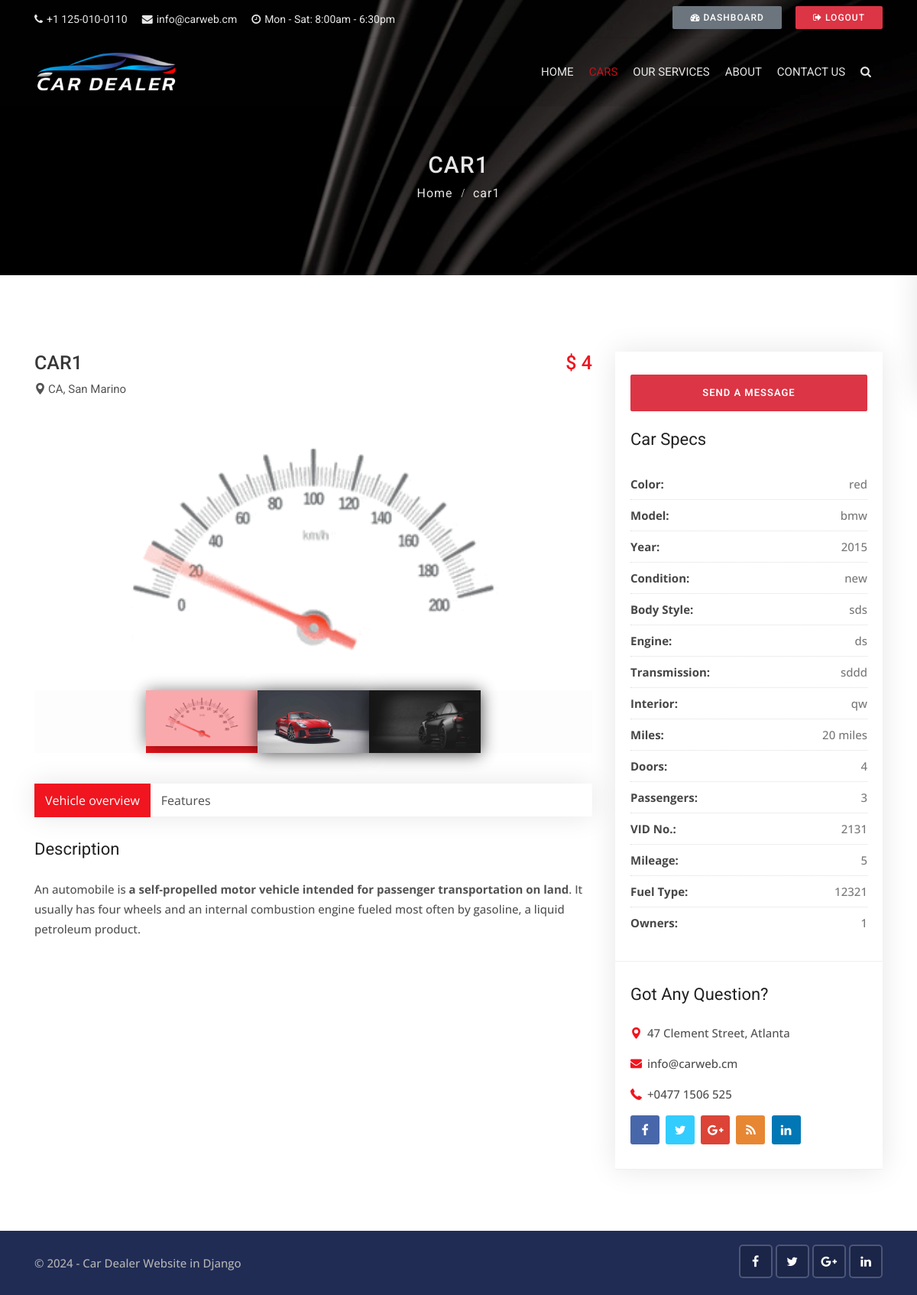
Page /cars/1 (signed in) on the committed database.
### cars/models.py (models this page shows, shortened)
class Car(models.Model):
    state_choice = (
        ('AL', 'Alabama'),
        ('AK', 'Alaska'),
        ('AZ', 'Arizona'),
        ('AR', 'Arkansas'),
        ('CA', 'California'),
        ('CO', 'Colorado'),
        ('CT', 'Connecticut'),
        ('DE', 'Delaware'),
        ('DC', 'District Of Columbia'),
        ('FL', 'Florida'),
        ('GA', 'Georgia'),
        ('HI', 'Hawaii'),
        ('ID', 'Idaho'),
        ('IL', 'Illinois'),
        ('IN', 'Indiana'),
        ('IA', 'Iowa'),
        ('KS', 'Kansas'),
        ('KY', 'Kentucky'),
        ('LA', 'Louisiana'),
        ('ME', 'Maine'),
        ('MD', 'Maryland'),
        ('MA', 'Massachusetts'),
        ('MI', 'Michigan'),
        ('MN', 'Minnesota'),
        ('MS', 'Mississippi'),
        ('MO', 'Missouri'),
        ('MT', 'Montana'),
        ('NE', 'Nebraska'),
        ('NV', 'Nevada'),
        ('NH', 'New Hampshire'),
        ('NJ', 'New Jersey'),
        ('NM', 'New Mexico'),
        ('NY', 'New York'),
        ('NC', 'North Carolina'),
        ('ND', 'North Dakota'),
        ('OH', 'Ohio'),
        ('OK', 'Oklahoma'),
        ('OR', 'Oregon'),
        ('PA', 'Pennsylvania'),
        ('RI', 'Rhode Island'),
        ('SC', 'South Carolina'),
        ('SD', 'South Dakota'),
        ('TN', 'Tennessee'),
        ('TX', 'Texas'),
        ('UT', 'Utah'),
        ('VT', 'Vermont'),
        ('VA', 'Virginia'),
        ('WA', 'Washington'),
        ('WV', 'West Virginia'),
        ('WI', 'Wisconsin'),
        ('WY', 'Wyoming'),
    )
    year_choice = []
    for r in range(2000, (datetime.now().year+1)):
        year_choice.append((r,r))
    features_choices = (
        ('Cruise Control', 'Cruise Control'),
        ('Audio Interface', 'Audio Interface'),
        ('Airbags', 'Airbags'),
        ('Air Conditioning', 'Air Conditioning'),
        ('Seat Heating', 'Seat Heating'),
        ('Alarm System', 'Alarm System'),
        ('ParkAssist', 'ParkAssist'),
        ('Power Steering', 'Power Steering'),
        ('Reversing Camera', 'Reversing Camera'),
        ('Direct Fuel Injection', 'Direct Fuel Injection'),
        ('Auto Start/Stop', 'Auto Start/Stop'),
        ('Wind Deflector', 'Wind Deflector'),
        ('Bluetooth Handset', 'Bluetooth Handset'),
    )
    door_choices = (
        ('2', '2'),
        ('3', '3'),
        ('4', '4'),
        ('5', '5'),
        ('6', '6'),
    )
    car_title = models.CharField(max_length=255)
    state = models.CharField(choices=state_choice, max_length=100)
    city = models.CharField(max_length=100)
    color = models.CharField(max_length=100)
    model = models.CharField(max_length=100)
    year = models.IntegerField(('year'), choices=year_choice)
    condition = models.CharField(max_length=100)
    price = models.IntegerField()
    description = RichTextField()
    car_photo = models.ImageField(upload_to='photos/%Y/%m/%d/')
    car_photo_1 = models.ImageField(upload_to='photos/%Y/%m/%d/', blank=True)
    car_photo_2 = models.ImageField(upload_to='photos/%Y/%m/%d/', blank=True)
    car_photo_3 = models.ImageField(upload_to='photos/%Y/%m/%d/', blank=True)
    car_photo_4 = models.ImageField(upload_to='photos/%Y/%m/%d/', blank=True)
    features = MultiSelectField(choices=features_choices)
    body_style = models.CharField(max_length=100)
    engine = models.CharField(max_length=100)
    transmission = models.CharField(max_length=100)
    interior = models.CharField(max_length=100)
    miles = models.IntegerField()
    doors = models.CharField(choices=door_choices, max_length=10)
    passengers = models.IntegerField()
    vin_no = models.CharField(max_length=100)
    milage = models.IntegerField()
    fuel_type = models.CharField(max_length=50)
    no_of_owners = models.CharField(max_length=100)
    is_featured = models.BooleanField(default=False)
    created_date = models.DateTimeField(default=datetime.now, blank=True)

### cars/views.py (the view)
# urls.py: path('<int:id>', views.car_detail, name='car_detail'),
def car_detail(request, id):
    single_car = get_object_or_404(Car, pk=id)
    data = {
        'single_car': single_car,
    }
    return render(request, 'cars/car_detail.html', data)

### templates/cars/car_detail.html (shortened to what this page needs)
{% extends 'base.html' %}
{% block content %}
{% load static %}
{% load humanize %}
<div class="sub-banner overview-bgi">
    <div class="container breadcrumb-area">
        <div class="breadcrumb-areas">
            <h1>{{single_car.car_title}}</h1>
            <ul class="breadcrumbs">
                <li><a href="index.html">Home</a></li>
                <li class="active">{{single_car.car_title}}</li>
            </ul>
        </div>
    </div>
</div>
<div class="car-details-page content-area-6">
    <div class="container">
        <div class="row">
            <div class="col-lg-8 col-md-12 col-xs-12">
                <div class="car-details-section">
                    <div class="heading-car clearfix">
                        <div class="pull-left">
                            <h3>{{single_car.car_title}}</h3>
                            <h6>
                                <i class="flaticon-pin"></i>{{single_car.state}}, {{single_car.city}}
                            </h6>
                        </div>
                        <div class="pull-right">
                            <h3><span>$ {{single_car.price | intcomma}}</span></h3>
                        </div>
                    </div>
                    <div id="carDetailsSlider" class="carousel car-details-sliders slide mb-40">
                        <div class="carousel-inner">
                            <div class="active item carousel-item" data-slide-number="0">
                                <img src="{{single_car.car_photo.url}}" class="img-fluid" alt="slider-car">
                            </div>
                        </div>
                        <div class="carousel-indicators-section clearfix">
                            <ul class="carousel-indicators car-properties list-inline nav nav-justified">
                                <li class="list-inline-item active">
                                    <a id="carousel-selector-0" class="selected" data-slide-to="0" data-target="#carDetailsSlider">
                                        <img src="{{single_car.car_photo.url}}" class="img-fluid" alt="small-car">
                                    </a>
                                </li>
                                {% if single_car.car_photo_1 %}
                                <li class="list-inline-item">
                                    <a id="carousel-selector-1" data-slide-to="1" data-target="#carDetailsSlider">
                                        <img src="{{single_car.car_photo_1.url}}" class="img-fluid" alt="small-car">
                                    </a>
                                </li>
                                {% endif %}
                                {% if single_car.car_photo_2 %}
                                <li class="list-inline-item">
                                    <a id="carousel-selector-2" data-slide-to="2" data-target="#carDetailsSlider">
                                        <img src="{{single_car.car_photo_2.url}}" class="img-fluid" alt="small-car">
                                    </a>
                                </li>
                                {% endif %}
                            </ul>
                        </div>
                    </div>
                    <div class="tabbing tabbing-box mb-40">
                        <ul class="nav nav-tabs" id="carTab" role="tablist">
                            <li class="nav-item">
                                <a class="nav-link active show" id="one-tab" data-toggle="tab" href="#one" role="tab" aria-controls="one" aria-selected="false">Vehicle overview</a>
                            </li>
                            <li class="nav-item">
                                <a class="nav-link" id="two-tab" data-toggle="tab" href="#two" role="tab" aria-controls="two" aria-selected="false">Features</a>
                            </li>
                        </ul>
                        <div class="tab-content" id="carTabContent">
                            <div class="tab-pane fade active show" id="one" role="tabpanel" aria-labelledby="one-tab">
                                <div class="car-description mb-50">
                                    <h3 class="heading-2">
                                        Description
                                    </h3>
                                    <p>
                                      {{single_car.description | safe }}
                                    </p>
                                </div>
                            </div>
                        </div>
                    </div>
                </div>
            </div>
            <div class="col-lg-4 col-md-12">
                <div class="sidebar-right">
                    <div class="widget advanced-search d-none-992">
                        <button class="btn btn-danger bomd btn-block btn-lg" data-toggle="modal" data-target="#inquiryModal">Send a Message</button>
                        <br>
                        <h3 class="sidebar-title">Car Specs</h3>
                        <ul>
                            <li>
                                <span><b>Color:</b> </span>{{single_car.color}}
                            </li>
                            <li>
                                <span><b>Model:</b> </span>{{single_car.model}}
                            </li>
                            <li>
                                <span><b>Year:</b> </span>{{single_car.year}}
                            </li>
                            <li>
                                <span><b>Condition:</b> </span>{{single_car.condition}}
                            </li>
                            <li>
                                <span><b>Body Style:</b> </span>{{single_car.body_style}}
                            </li>
                            <li>
                                <span><b>Engine:</b> </span>{{single_car.engine}}
                            </li>
                            <li>
                                <span><b>Transmission:</b> </span>{{single_car.transmission}}
                            </li>
                            <li>
                                <span><b>Interior:</b> </span>{{single_car.interior}}
                            </li>
                            <li>
                                <span><b>Miles:</b> </span>{{single_car.miles | intcomma}} miles
                            </li>
                            <li>
                                <span><b>Doors:</b> </span>{{single_car.doors}}
                            </li>
                            <li>
                                <span><b>Passengers:</b> </span>{{single_car.passengers}}
                            </li>
                            <li>
                                <span><b>VID No.:</b> </span>{{single_car.vin_no}}
                            </li>
                            <li>
                                <span><b>Mileage:</b> </span>{{single_car.milage}}
                            </li>
                            <li>
                                <span><b>Fuel Type:</b> </span>{{single_car.fuel_type}}
                            </li>
                            <li>
                                <span><b>Owners:</b> </span>{{single_car.no_of_owners}}
                            </li>
                        </ul>
                    </div>
                    <div class="widget question">
                        <h5 class="sidebar-title">Got Any Question?</h5>
                        <ul class="contact-info">
                            <li>
                                <i class="flaticon-pin"></i>47 Clement Street, Atlanta
                            </li>
                            <li>
                                <i class="flaticon-mail"></i><a href="mailto:info@carweb.cm">info@carweb.cm</a>
                            </li>
                            <li>
                                <i class="flaticon-phone"></i><a href="tel:+0477-85x6-552">+0477 1506 525</a>
                            </li>
                        </ul>
                        <div class="social-list clearfix">
                            <ul>
                                <li><a href="https://codeastro.com/" class="facebook-bg"><i class="fa fa-facebook"></i></a></li>
                                <li><a href="https://codeastro.com/" class="twitter-bg"><i class="fa fa-twitter"></i></a></li>
                                <li><a href="https://codeastro.com/" class="google-bg"><i class="fa fa-google-plus"></i></a></li>
                                <li><a href="https://codeastro.com/" class="rss-bg"><i class="fa fa-rss"></i></a></li>
                                <li><a href="https://codeastro.com/" class="linkedin-bg"><i class="fa fa-linkedin"></i></a></li>
                            </ul>
                        </div>
                    </div>
                </div>
            </div>
        </div>
    </div>
</div>
{% endblock %}

### rows in the picture
Car: car_title "CAR1", car_title "car1", state "CA", city "San Marino", price "4", car_photo (picture), car_photo_1 (picture), car_photo_2 (picture), description "An automobile is a self-propelled motor vehicle intended for passenger transportation on land . It usually has four wheels and an internal combustion engine fueled most often by gasoline, a liquid petroleum product.", color "red", model "bmw", year "2015", condition "new", body_style "sds", engine "ds", transmission "sddd", interior "qw", miles "20", doors "4", passengers "3", vin_no "2131", milage "5", fuel_type "12321", no_of_owners "1"
